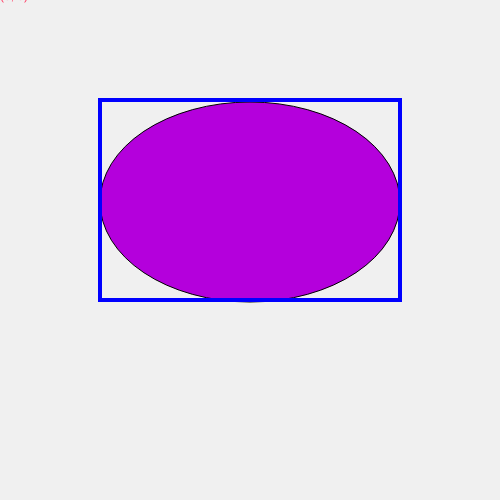
Frame 1 (no input)
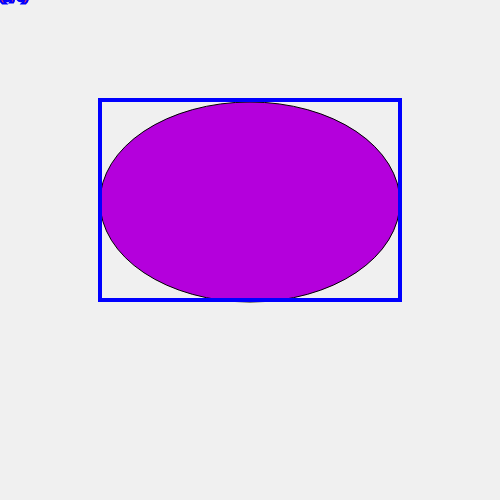
Frame 60 (no input)
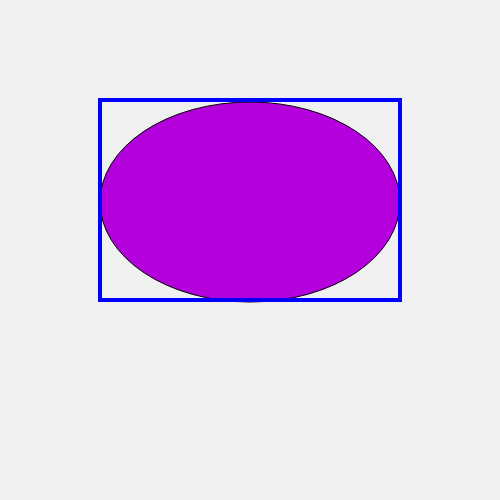
Frame 120 (the mouse pressed at the canvas centre since frame 60)

The p5.js sketch that drew these frames (run headless with seeded random() and noise() and a simulated clock; from frame 60 on, the mouse is pressed at the canvas centre):

// p5.js sketch
// ── sketch.js
function setup()
{
	createCanvas(500, 500);
}

function draw()
{	background(240);
	fill(255, 60, 100);
	text("(" + mouseX + ", " + mouseY + ")", mouseX, mouseY);

	//set the colour and stroke before drawing an ellipse
	fill(180, 0, 220);
	strokeWeight(1);
	stroke(0);

	ellipse(250, 202, 300, 200);

	//set noFill so the rect isn't a block of colour and set a thicker stroke
	//so it's more visible.
	noFill();
	strokeWeight(4);
	stroke(0, 0, 255);
	rect(100, 100, 300, 200);

}
